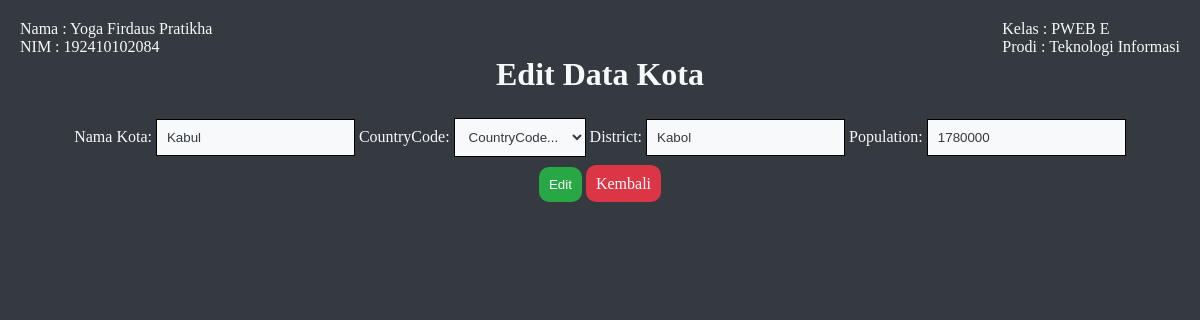
The page /edit.php?id=1 on the database its author committed.
### tables this page shows
CREATE TABLE `city` (
  `ID` INT(11) NOT NULL AUTO_INCREMENT,
  `Name` CHAR(35) NOT NULL DEFAULT '',
  `CountryCode` CHAR(3) NOT NULL DEFAULT '',
  `District` CHAR(20) NOT NULL DEFAULT '',
  `Population` INT(11) NOT NULL DEFAULT '0',
  PRIMARY KEY (`ID`),
  KEY `CountryCode` (`CountryCode`),
  CONSTRAINT `city_ibfk_1` FOREIGN KEY (`CountryCode`) REFERENCES `country` (`Code`)
);

### edit.php (the view, shortened to what this page needs)
<?php
	require_once("koneksi.php");
	$selectData = [];
	if(isset($_GET['id']))
	{
	  $editID = $_GET["id"];
		$select= $db->prepare("SELECT * FROM city WHERE id =$editID");
	  $select->execute();
	  $selects=$select->fetch(PDO::FETCH_ASSOC);
		$selectData = $selects;
	}
?>
<!DOCTYPE html>
	<head>
	    <link rel="stylesheet" href="style.css">
	</head>
	<body>
		<div style="color:#f8f9fa;">
			<div class="flex between" style="margin-top:20px; margin-left:20px; margin-right:20px;">
				<p>Nama : Yoga Firdaus Pratikha<br>NIM :  192410102084</p>
				<p>Kelas : PWEB E<br>Prodi : Teknologi Informasi</p>
			</div>
			<div style="text-align: center;">
				<h1>Edit Data Kota</h1>
			</div>
		<div class="container">
			<form method="post">
				<div>
					<label for="Name">Nama Kota:</label>
					<input type="text" id="Name" value="<?php echo $selectData["Name"]; ?>" name="Name">
		      <label for="CountryCode">CountryCode:</label>
					<select type="text" id="CountryCode" name="CountryCode">
						<option disabled selected> CountryCode... </option>
					</select>
		      <label for="District">District:</label>
					<input type="text" id="District" value='<?php echo $selectData["District"]; ?>' name="District">
		      <label for="Population">Population:</label>
					<input type="text" id="Population" value="<?php echo $selectData["Population"]; ?>" name="Population">
				</div>
		    <div class="d-flex justify-content-between" style="margin-top:10px">
					<input name="submit" id="submit" type="submit" class="button green" value="Edit">
				</form>
		      <a href="./index.php" class="button red">Kembali</a>
		    </div>
			</div>
		</body>
</html>

### style.css (style rules this page uses)
* { box-sizing: border-box; margin: 0; padding: 0; color: #f8f9fa; background-color: #343a40; }
table, th, td, input, select { border: 1px solid black; border-collapse: collapse; background-color: #f8f9fa; padding: 10px; color:#343a40; }
a { text-decoration: none; }
.button { padding: 10px; border: none; border-radius: 10px; transition: all 0.3 ease 0s; width: auto; }
.red { color:#fff; background-color:#dc3545; border-color:#dc3545; }
.green { color:#fff; background-color:#28a745; border-color:#28a745; }
.flex { display:flex; }
.between { justify-content:space-between; }
.container { color: white; height: auto; margin: 10px auto 60px auto; padding: 15px; width: 100%; text-align: center; line-height: 1.2; }

### rows shown on the page
city: Name "Kabul", District "Kabol", Population "1780000"
